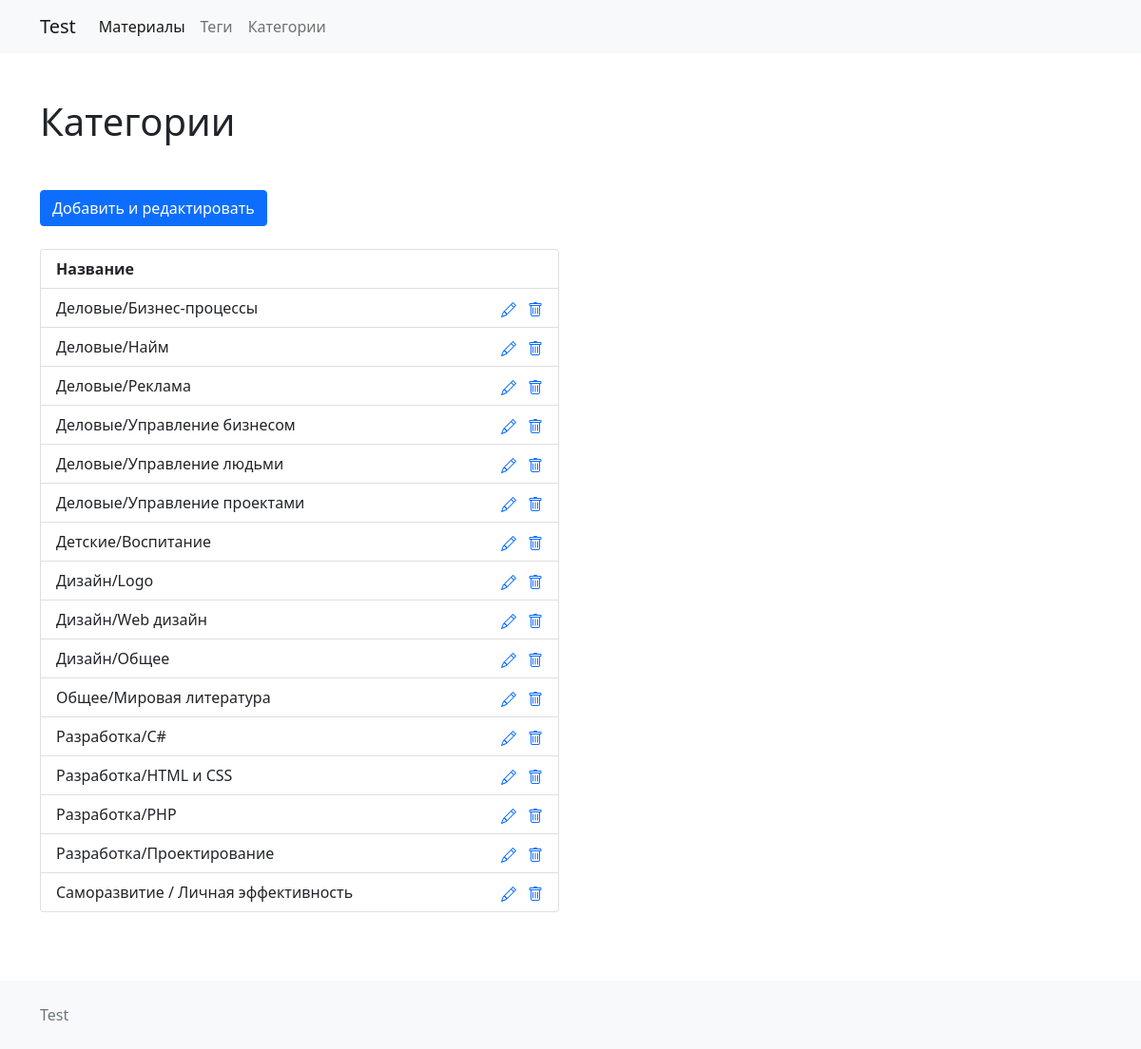
The app's page /list-category with its own data.
### tables this page shows
CREATE TABLE `categories` (
                              `id` int(11) NOT NULL,
                              `categoryTitle` varchar(255) NOT NULL
);

### Controllers/ListCategoryController.php (called while the page is built, shortened)
<?php
class ListCategoryController extends ListCategoryModel implements rulesForControllers
{
    public function ActionView(){
        $category = new ListCategoryModel();
        try {
            $category = $category ->SelectAll();
        }catch (\Exception $e){
            die($e->getMessage());
        }
        include_once __DIR__ . "/../Views/list-category.php";
    }
}

### index.php (called while the page is built, shortened)
<?php
$viewMaterialId = $_GET['viewMaterialId'];
$viewTagId = $_GET['viewTagId'];
$routes = [
    "" =>"Controllers\ListMaterialController",
    "create-tag"=> "Controllers\CreateTagController",
    "create-category" => "Controllers\CreateCategoryController",
    "create-material" => "Controllers\CreateMaterialController",
    "list-category" => "Controllers\ListCategoryController",
    "list-materials" => "Controllers\ListMaterialController",
    "list-tag" => "Controllers\ListTagController",
    "view-material?viewMaterialId=$viewMaterialId" => "Controllers\ViewMaterialController",
    "tag-material?viewTagId=$viewTagId" =>"Controllers\TagMaterialController",
];
include_once "Views/header.php";
try {
    $router = new \Core\Router($routes);
}catch (\Exception $e){
    die($e ->getMessage());
}
include_once "Views/footer.php";

### Core/Db.php (called while the page is built, shortened)
<?php
 class Db
{
    private $db;
     protected function __construct(){
            $this->db =  new \mysqli("localhost","root","","test_project_db");
            $this->db ->set_charset('utf8');
            if ($this->db ->connect_error) {
                throw new \Exception("Нет соеденения с базой данных");
            }else return $this->db;
    }
    protected function DbQuery($query){
       return $this->db->query("$query");
    }
    protected static function arrayEnumeration($array){
        $i = 0;
        foreach ($array as $key => $item){
            $result[$i] = ($item);
            $i++;
        }
        return $result;
    }
 }

### Models/ListCategoryModel.php (called while the page is built, shortened)
<?php
class ListCategoryModel extends Db
{
    private $db;
    public function __construct()
    {
        try {
            $this -> db = new Db();
        }catch (\Exception $e){
            die($e->getMessage());
        }
    }
    protected function SelectAll()
    {
        $result = $this->db->DbQuery("SELECT * FROM categories ORDER BY categories.categoryTitle");
        $result = Db::arrayEnumeration($result);
        if ($result === false){
            throw new \Exception("Произошла ошибка при выборке категорий");
        }else return $result;
    }
}

### Views/list-category.php (the view, shortened to what this page needs)
<h1 class="my-md-5 my-4">Категории</h1>
            <a class="btn btn-primary mb-4" href="create-category" role="button">Добавить и редактировать</a>
            <div class="row">
                <div class="col-md-6">
                    <ul class="list-group mb-4">
                        <li class="list-group-item d-flex justify-content-between">
                            <strong>Название</strong>
                        </li>
                        <?php foreach ($category as $key => $value):?>
                        <li class="list-group-item list-group-item-action d-flex justify-content-between">
                            <span class="me-3">
                                <?=$value['categoryTitle']?>
                            </span>
                            <span class="text-nowrap">
                            <a href="create-category" class="text-decoration-none me-2">
                        </a>
                        <a href="#deleteModalToggle" data-bs-toggle="modal" role="button" class="text-decoration-none delete" data-id="category/<?=$value['id']?>">
                        </a>
                        </span>
                        </li>
                        <?php endforeach;?>
                    </ul>
                </div>
            </div>

### Core/Router.php (shortened to what this page needs)
<?php
class Router
{
    public function __construct($routes)
    {
        if (!empty($_SERVER['REQUEST_URI'])) {
            $uri = htmlspecialchars(trim($_SERVER['REQUEST_URI'], '/'));
            foreach ($routes as $key => $value) {
                if ($key == $uri) {
                        $value = new $value;
                        $value->ActionView();
                        return true;
                }
            }
            return false;
        }
    }
}

### records on screen
categories: categoryTitle "Деловые/Бизнес-процессы"
categories: categoryTitle "Деловые/Найм"
categories: categoryTitle "Деловые/Реклама"
categories: categoryTitle "Деловые/Управление бизнесом"
categories: categoryTitle "Деловые/Управление людьми"
categories: categoryTitle "Деловые/Управление проектами"
categories: categoryTitle "Детские/Воспитание"
categories: categoryTitle "Дизайн/Logo"
categories: categoryTitle "Дизайн/Web дизайн"
categories: categoryTitle "Дизайн/Общее"
categories: categoryTitle "Общее/Мировая литература"
categories: categoryTitle "Разработка/C#"
categories: categoryTitle "Разработка/HTML и CSS"
categories: categoryTitle "Разработка/PHP"
categories: categoryTitle "Разработка/Проектирование"
categories: categoryTitle "Саморазвитие / Личная эффективность"
